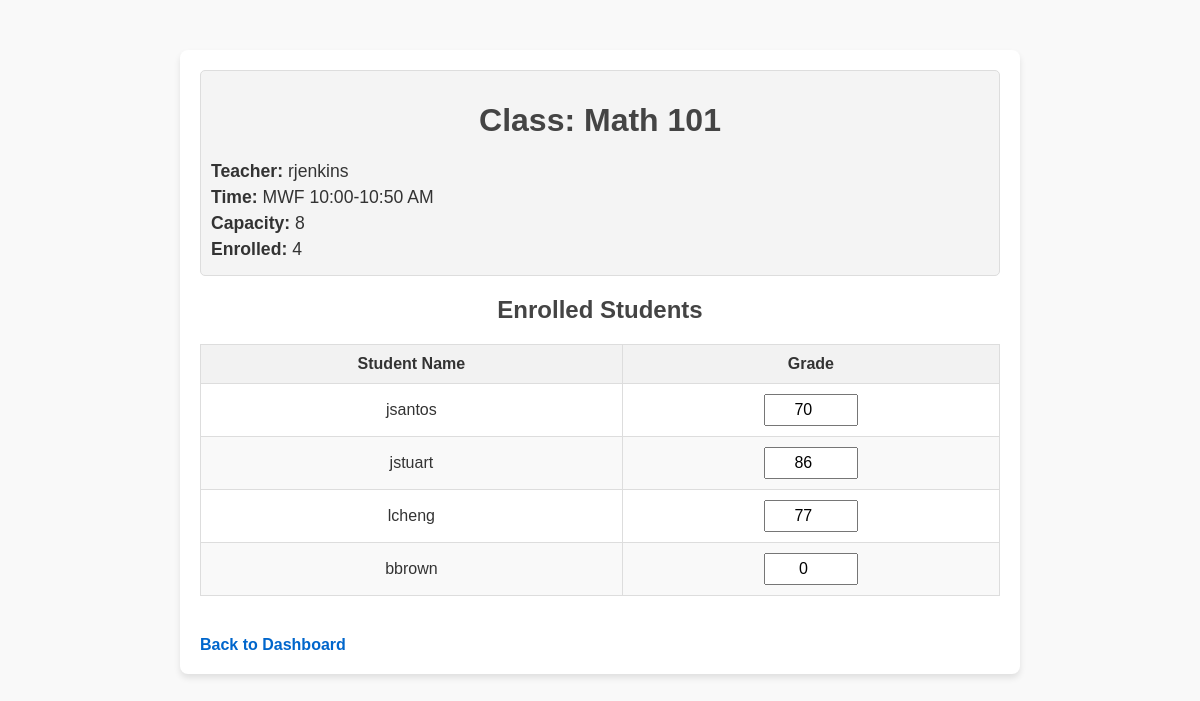
The app's page /class/1 with its own data.
### models.py (models this page shows)
class Class(db.Model):
    __tablename__ = 'classes'
    id = db.Column(db.Integer, primary_key=True)
    name = db.Column(db.String, nullable=False)
    teacher_id = db.Column(db.Integer, db.ForeignKey('auth.id'), nullable=False)
    time = db.Column(db.String, nullable=False)
    capacity = db.Column(db.Integer, nullable=False)
    teacher = db.relationship('User', backref='classes', lazy=True)

class User(db.Model):
    __tablename__ = 'auth'
    id = db.Column(db.Integer, primary_key=True)
    username = db.Column(db.String, unique=True, nullable=False)
    password = db.Column(db.String, nullable=False)  # Store plaintext password here
    role = db.Column(db.String, nullable=False)  # 'student', 'teacher', 'admin'

### app.py (the view)
@app.route('/class/<int:class_id>', methods=['GET'])
def view_class(class_id):
    class_ = Class.query.get_or_404(class_id)
    teacher = User.query.get_or_404(class_.teacher_id)
    enrollments = Enrollment.query.filter_by(class_id=class_.id).all()
    students = [
        {
            'id': enrollment.student_id,
            'name': User.query.get(enrollment.student_id).username,
            'grade': enrollment.grade
        }
        for enrollment in enrollments
    ]
    return render_template('class_detail.html', class_=class_, teacher=teacher, students=students)

### templates/class_detail.html (shortened to what this page needs)
<!DOCTYPE html>
<html lang="en">
<head>
    <link rel="stylesheet" href="{{ url_for('static', filename='css/styles.css') }}">
</head>
<body>
    <div class="container">
        <div class="class-details">
            <h1>Class: {{ class_.name }}</h1>
            <p><strong>Teacher:</strong> {{ teacher.username }}</p>
            <p><strong>Time:</strong> {{ class_.time }}</p>
            <p><strong>Capacity:</strong> {{ class_.capacity }}</p>
            <p><strong>Enrolled:</strong> {{ students|length }}</p>
        </div>
        <h2>Enrolled Students</h2>
        <table class="students-table">
            <thead>
                <tr>
                    <th>Student Name</th>
                    <th>Grade</th>
                </tr>
            </thead>
            <tbody>
                {% for student in students %}
                <tr>
                    <td>{{ student.name }}</td>
                    <td>
                        <input
                            type="number"
                            class="grade-input"
                            value="{{ student['grade'] if student['grade'] is not none else '' }}"
                            onchange="updateGrade({{ student['id'] }}, {{ class_.id }}, this);"
                        />
                    </td>
                </tr>
                {% endfor %}
            </tbody>
        </table>
        <a href="{{ url_for('dashboard', role='teacher') }}" class="back-link">Back to Dashboard</a>
    </div>
</body>
</html>

### static/css/styles.css (style rules this page uses)
body { font-family: Arial, sans-serif; background-color: #f9f9f9; color: #333; margin: 0; padding: 0; }
.container { max-width: 800px; margin: 50px auto; padding: 20px; background: #fff; border-radius: 8px; box-shadow: 0 4px 6px rgba(0, 0, 0, 0.1); }
h1, h2 { text-align: center; color: #444; }
.class-details { margin-bottom: 20px; padding: 10px; background-color: #f4f4f4; border: 1px solid #ddd; border-radius: 5px; }
.class-details p { margin: 5px 0; font-size: 1.1em; }
.students-table { width: 100%; border-collapse: collapse; margin-top: 20px; margin-bottom: 20px; }
.students-table th, .students-table td { border: 1px solid #ddd; padding: 10px; text-align: center; }
.students-table th { background-color: #f2f2f2; font-weight: bold; }
.students-table tr:nth-child(even) { background-color: #f9f9f9; }
.grade-input { width: 80px; padding: 5px; font-size: 1em; text-align: center; }
.back-link { display: inline-block; margin-top: 20px; text-align: center; text-decoration: none; font-weight: bold; color: #0066cc; }

### records on screen
Class: name "Math 101", time "MWF 10:00-10:50 AM", capacity "8"
User: username "rjenkins"
User: name "jsantos", student "70"
User: name "jstuart", student "86"
User: name "lcheng", student "77"
User: name "bbrown", student "0"

### other values on screen
{{ students|length }} "4"
